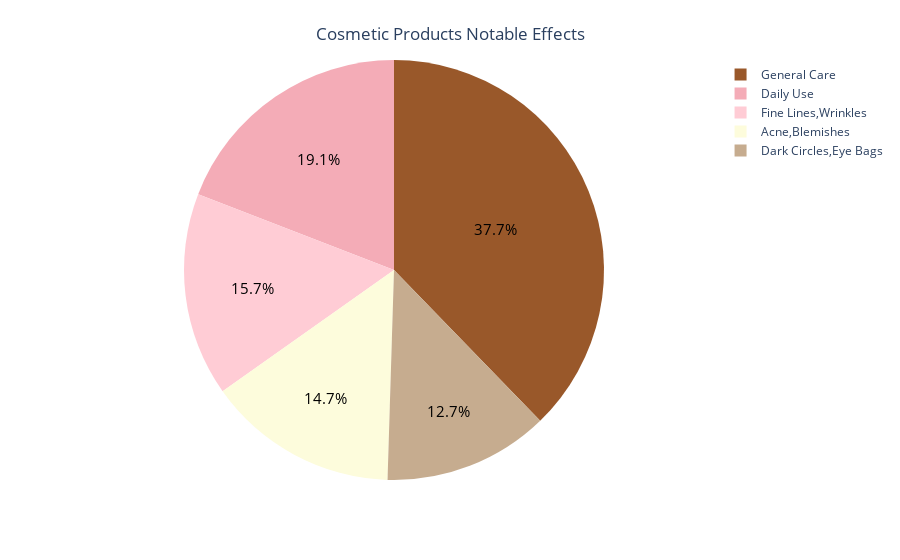

Source (notebook cell):
### Code cell
top_5 = counts_effect_df.head(5)
fig = px.pie(top_5, values = 'Counts', color = 'Notable_Effects', names = 'Notable_Effects',
             color_discrete_sequence = ['#99582A','#F4ACB7', '#FFCCD5', '#FDFCDC', '#C6AC8F'])
fig.update_traces(textposition = 'inside', textfont = dict(color = 'black', size = 15), textinfo = 'percent')
fig.update_layout(title={'text':'Cosmetic Products Notable Effects', 'y':0.95, 'x':0.5, 'xanchor': 'center', 'yanchor': 'top'})
fig.show()

### Figure 1 — Plotly figure (JSON) as saved in the notebook; plotly's stock layout.template omitted (floating-point values rounded to 4 significant figures)
{"data": [{"customdata": [["General Care"], ["Daily Use"], ["Fine Lines,Wrinkles"], ["Acne,Blemishes"], ["Dark Circles,Eye Bags"]], "domain": {"x": [0, 1], "y": [0, 1]}, "hovertemplate": "Notable_Effects=%{customdata[0]}<br>Counts=%{value}<extra></extra>", "labels": ["General Care", "Daily Use", "Fine Lines,Wrinkles", "Acne,Blemishes", "Dark Circles,Eye Bags"], "legendgroup": "", "marker": {"colors": ["#99582A", "#F4ACB7", "#FFCCD5", "#FDFCDC", "#C6AC8F"]}, "name": "", "showlegend": true, "textfont": {"color": "black", "size": 15}, "textinfo": "percent", "textposition": "inside", "type": "pie", "values": [77, 39, 32, 30, 26]}], "layout": {"legend": {"tracegroupgap": 0}, "margin": {"t": 60}, "piecolorway": ["#99582A", "#F4ACB7", "#FFCCD5", "#FDFCDC", "#C6AC8F"], "title": {"text": "Cosmetic Products Notable Effects", "x": 0.5, "xanchor": "center", "y": 0.95, "yanchor": "top"}}}
